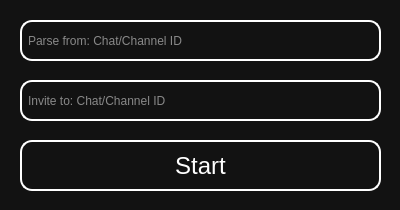
<?xml version="1.0" encoding="UTF-8"?>
<ui version="4.0">
 <class>InvitationWindow</class>
 <widget class="QMainWindow" name="InvitationWindow">
  <property name="geometry">
   <rect>
    <x>0</x>
    <y>0</y>
    <width>400</width>
    <height>210</height>
   </rect>
  </property>
  <property name="windowTitle">
   <string>CheatBot (Invitation)</string>
  </property>
  <property name="styleSheet">
   <string notr="true">QWidget {
	color: #ffffff;
	background-color: #121212;
}

QLineEdit {
	border: 2px solid #ffffff;
	border-radius: 12px;
	padding: 4px;
}

QPushButton {
	border: 2px solid #ffffff;
	border-radius: 12px;
	font-size: 24px;
}

QPushButton:hover {
	color: #bfbfbf;
	border: 2px solid #bfbfbf;
}</string>
  </property>
  <widget class="QWidget" name="centralwidget">
   <widget class="QLineEdit" name="line_edit_parse_from">
    <property name="geometry">
     <rect>
      <x>20</x>
      <y>20</y>
      <width>361</width>
      <height>41</height>
     </rect>
    </property>
    <property name="placeholderText">
     <string>Parse from: Chat/Channel ID</string>
    </property>
   </widget>
   <widget class="QLineEdit" name="line_edit_invite_to">
    <property name="geometry">
     <rect>
      <x>20</x>
      <y>80</y>
      <width>361</width>
      <height>41</height>
     </rect>
    </property>
    <property name="placeholderText">
     <string>Invite to: Chat/Channel ID</string>
    </property>
   </widget>
   <widget class="QPushButton" name="btn_start">
    <property name="geometry">
     <rect>
      <x>20</x>
      <y>140</y>
      <width>361</width>
      <height>51</height>
     </rect>
    </property>
    <property name="text">
     <string>Start</string>
    </property>
   </widget>
  </widget>
 </widget>
 <resources/>
 <connections/>
</ui>
